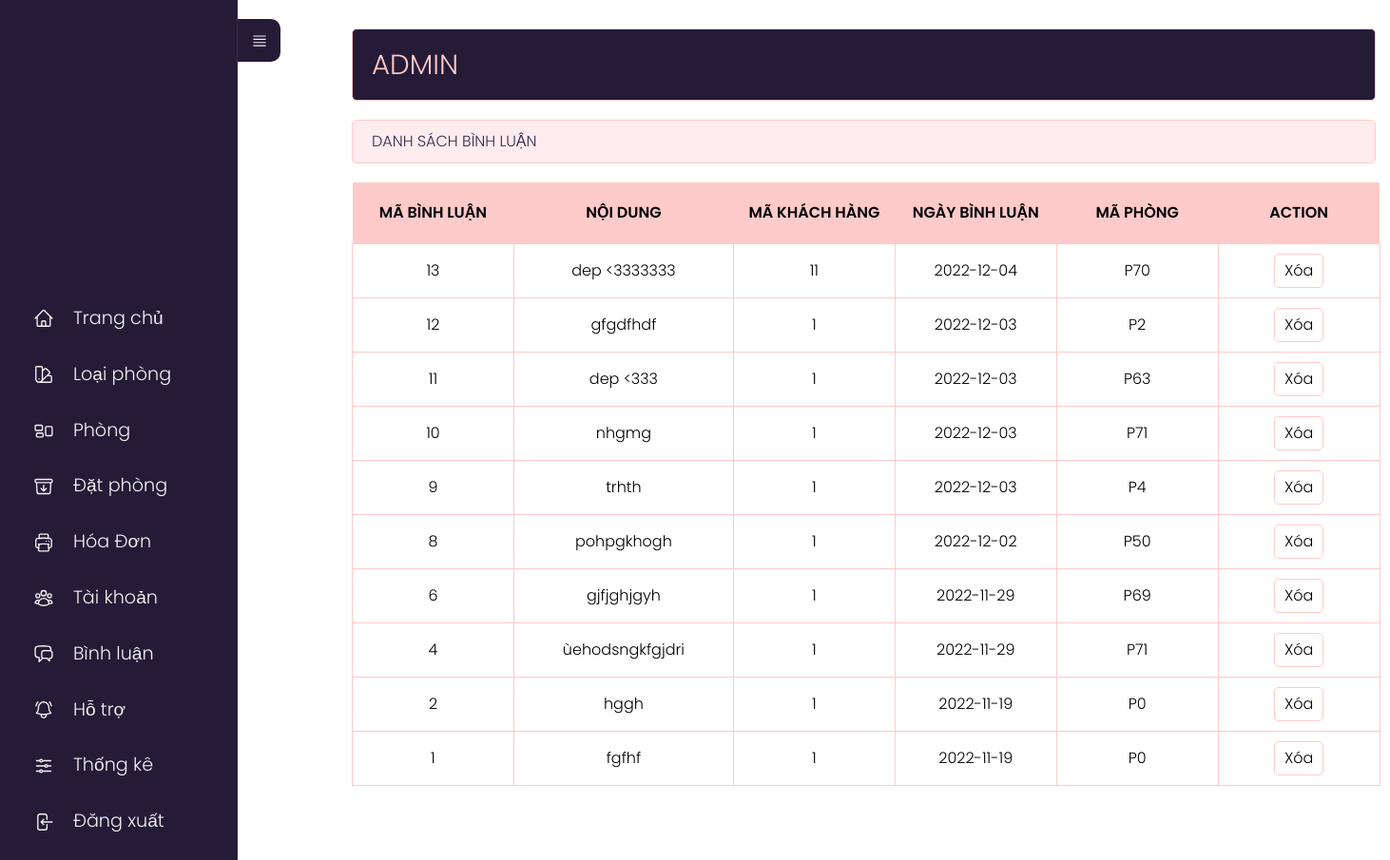
The app's page /app/controllers/admin/index.php?act=listbl (signed in) with its own data.
### tables this page shows
CREATE TABLE `binhluan` (
  `id_comment` int(11) NOT NULL,
  `noidung` text NOT NULL,
  `id_user` int(11) NOT NULL,
  `ngaybinhluan` date NOT NULL,
  `id_phong` int(11) NOT NULL
);

### app/models/pdo.php (called while the page is built, shortened)
<?php
function pdo_get_connection(){
    $dburl = "mysql:host=localhost;dbname=khachsan;charset=utf8";
    $user = 'root';
    $password = '';
    $conn = new PDO($dburl, $user, $password);
    $conn->setAttribute(PDO::ATTR_ERRMODE, PDO::ERRMODE_EXCEPTION);
    return $conn;
}
function pdo_query($sql){
    $sql_args = array_slice(func_get_args(), 1);
    try{
        $conn = pdo_get_connection();
        $stmt = $conn->prepare($sql);
        $stmt->execute($sql_args);
        $rows = $stmt->fetchAll();
        return $rows;
    }
    catch(PDOException $e){
        throw $e;
    }
    finally{
        unset($conn);
    }
}

### app/models/binhluan.php (called while the page is built, shortened)
<?php
    function loadall_binhluan(){
        $query="SELECT * FROM binhluan order by id_comment desc";
        $listbl=pdo_query($query);
        return $listbl;
    }
?>

### app/views/admin/binhluan/list.php (the view)
<div class="row">
    <div class="row mb headeradmin" style="width:148%;">
        <h1 style="padding: 15px 0;">ADMIN </h1>
    </div>
    <div class="row formtittle" style="width:148%;">
        <h3>DANH SÁCH BÌNH LUẬN</h3>
    </div>
    <div class="row formcontent" style="width:1040px;">
        <form action="index.php?act=listbl" method="post">
            <div class="row mb10 formdshanghoa" style="width:104%">
                <table>
                    <tr>
                        <th>MÃ BÌNH LUẬN</th>
                        <th>NỘI DUNG</th>
                        <th>MÃ KHÁCH HÀNG</th>
                        <th>NGÀY BÌNH LUẬN</th>
                        <th>MÃ PHÒNG</th>
                        <th style="background-color: #FFCACA;">ACTION</th>
                    </tr>
                    <?php foreach ($listbl as $binhluan) {?>
                        <?php extract($binhluan);?>
                        <?php $xoabl = "index.php?act=xoabl&id=" . $id_comment;?>
                        <tr>
                                        <td><?php echo  $id_comment ?></td>
                                        <td><?php echo   $noidung ?></td>
                                        <td><?php echo   $id_user ?></td>
                                        <td><?php echo   $ngaybinhluan ?></td>
                                        <td>P<?php echo   $id_phong ?></td>
                                        <td>
                                            <a onclick="return confirm('Bạn có thực sự muốn xóa không?');" href="<?php echo $xoabl ?>">
                                                <input type="button" value="Xóa">
                                            </a>
                                        </td>
                                    </tr>
                   <?php } ?>
                </table>
            </div>
        </form>
    </div>
</div>
</div>

### public/assets/clients/css/styleadmin.css (style rules this page uses)
* { padding: 0; margin: 0; box-sizing: border-box; font-family: 'Poppins', sans-serif; font-weight: 300; }
body { position: relative; width: 100%; min-height: 150vh; }
.row { float: left; width: 70%; }
.mb { margin-bottom: 20px; }
.mb10 { margin-bottom: 10px; }
.formtk input[type="submit"], .formcontent input[type="submit"], .formcontent input[type="reset"], .formcontent input[type="button"] { border-radius: 5px; padding: 5px 10px; background-color: #ffffff; border: 1px solid #FFCACA; }
.headeradmin { background-color: #251B37; border: 1px solid #FFCACA; color: #FFCACA; border-radius: 5px; padding: 0px 20px; width: 70%; }
.headeradmin h1 { font-size: 2vw; }
.formtittle { background-color: #FFECEF; border: 1px solid #FFCACA; color: #372948; border-radius: 5px; padding: 10px 20px; }
.formcontent { padding: 20px 0; }
table tr th { font-weight: 600; }
.formdshanghoa table { width: 100%; border-collapse: collapse; }
.formdshanghoa table th:nth-child(1) { width: 10%; padding: 20px; background-color: #FFCACA; }
.formdshanghoa table th:nth-child(2) { width: 10%; background-color: #FFCACA; }
.formdshanghoa table th:nth-child(3) { width: 10%; background-color: #FFCACA; }
.formdshanghoa table th:nth-child(4) { width: 10%; background-color: #FFCACA; }
.formdshanghoa table th:nth-child(5) { width: 10%; background-color: #FFCACA; }
.formdshanghoa table th:nth-child(6) { width: 10%; background-color: #FFCACA; }
.formdshanghoa table td { border: 1px solid #FFCACA; padding: 10px 20px; text-align: center; }

### records on screen
binhluan: id_comment "13", noidung "dep <3333333", id_user "11", ngaybinhluan "2022-12-04", id_phong "70"
binhluan: id_comment "12", noidung "gfgdfhdf", id_user "1", ngaybinhluan "2022-12-03", id_phong "2"
binhluan: id_comment "11", noidung "dep <333", id_user "1", ngaybinhluan "2022-12-03", id_phong "63"
binhluan: id_comment "10", noidung "nhgmg", id_user "1", ngaybinhluan "2022-12-03", id_phong "71"
binhluan: id_comment "9", noidung "trhth", id_user "1", ngaybinhluan "2022-12-03", id_phong "4"
binhluan: id_comment "8", noidung "pohpgkhogh", id_user "1", ngaybinhluan "2022-12-02", id_phong "50"
binhluan: id_comment "6", noidung "gjfjghjgyh", id_user "1", ngaybinhluan "2022-11-29", id_phong "69"
binhluan: id_comment "4", noidung "ùehodsngkfgjdri", id_user "1", ngaybinhluan "2022-11-29", id_phong "71"
binhluan: id_comment "2", noidung "hggh", id_user "1", ngaybinhluan "2022-11-19", id_phong "0"
binhluan: id_comment "1", noidung "fgfhf", id_user "1", ngaybinhluan "2022-11-19", id_phong "0"
